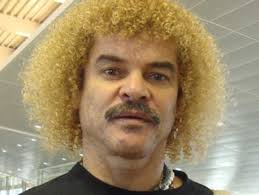
#> input picture week2/images/players/pibe.jpg, 259 x 195 px, found by its file name
$ jupyter execute --allow-errors S2L2_descriptors_binary.ipynb
#> lines starting #> are read from the running program, lines starting #| are printed output that depends on the picture; long printed decimals are rounded
[](https://colab.research.google.com/github/MikeS96/cv_dl/blob/main/week2/S2L2_descriptors_binary.ipynb)

## Image recognition

[cell 1]
from skimage.feature import hog, local_binary_pattern
from skimage.io import imread
from skimage.transform import resize
from skimage.color import rgb2gray

import numpy as np
from matplotlib import pyplot as plt

### Loading image and visualization

[cell 2]
# Loading image
img1 = imread('pibe.jpg')
#> img1 is the input picture: shape (195, 259, 3); mean R, G, B 160, 140.9, 106.1
img1_g = rgb2gray(img1)
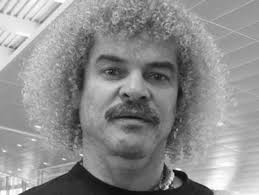
#> img1_g: shape (195, 259) float64; min 0.0179, max 0.998, mean 0.559
# Plotting
plt.subplot(121)
plt.imshow(img1)
plt.axis('off')
plt.subplot(122)
plt.imshow(img1_g, cmap = 'gray', interpolation = 'nearest')
plt.axis('off')
plt.show()

### Processing image

[cell 3]
# resizing image
img1_res = resize(img1, (128, 64))
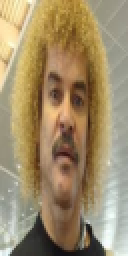
#> img1_res: shape (128, 64, 3) float64 (shown 2 times larger); mean R, G, B 0.628, 0.552, 0.416
plt.imshow(img1_res)
plt.axis('off')
plt.show()

## Computing HoG features and visualization

#> (a cell that did not finish here is left out)

### Using LBP to compute features

[cell 5]
# Computing LBP
lbp_pibe1 = local_binary_pattern(img1_g, 8, 1, method = 'default')
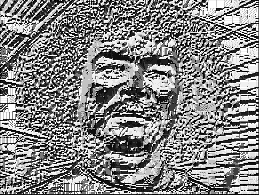
#> lbp_pibe1: shape (195, 259) float64; min 0, max 255, mean 133

# Computing histogram
(hist, _) = np.histogram(lbp_pibe1.ravel(), bins = np.arange(0,11), range = (0, 255))
#> hist = [2103, 1011, 81, 374, 600, 51, 349, 1084, 96, 40]
# Normalizing the histogram
hist = hist.astype('float')
hist /= (hist.sum() + 1e-7)
#> hist = [0.363, 0.175, 0.014, 0.0646, 0.104, 0.00881, 0.0603, 0.187, 0.0166, 0.00691]

# Plotting the Binary map
plt.subplot(121)
plt.imshow(lbp_pibe1, cmap = 'gray', interpolation = 'nearest')
plt.axis('off')
plt.subplot(122)
# Plotting histogram
# Valores entre 0 y 255, Un total de 50 bins
plt.hist(lbp_pibe1.ravel(), bins = np.linspace(0, 255, 50))
plt.axis('off')
plt.show()
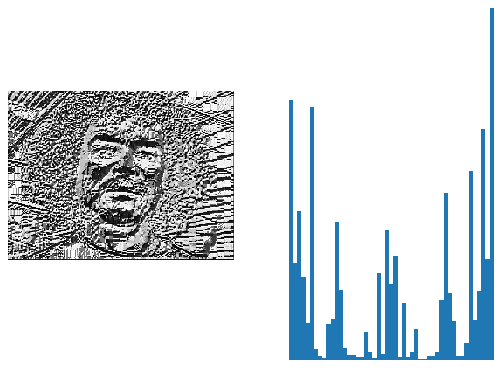
#> figure drawn by matplotlib, 2 panels

## Face recognition

[cell 6]
# Method to compute histogram
def compute_hist(lbp_hist, n_bins: list, range_values: tuple):
  # Plotting histogram
  (hist, _) = np.histogram(lbp_hist.ravel(), bins = n_bins, range = range_values)
  # normalizing the histogram
  hist = hist.astype('float')
  hist /= (hist.sum() + 1e-7)
  return hist

### Loading and showing images

[cell 7]
# Load images
# Loading pibe.jpg
img1 = imread('pibe.jpg')
img1_g = rgb2gray(img1)
# Loading pibe2.jpg
img2 = imread('pibe2.jpg')
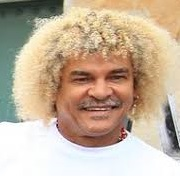
#> input picture week2/images/players/pibe2.jpg, 180 x 179 px, found by its file name
#> img2 is the input picture: shape (179, 180, 3); mean R, G, B 198.4, 178.9, 157.4
img2_g = rgb2gray(img2)
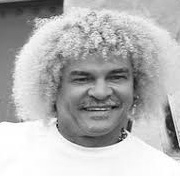
#> img2_g: shape (179, 180) float64; min 0.0308, max 1, mean 0.712
# Loading alvarez.jpg
img3 = imread('alvarez.jpg')
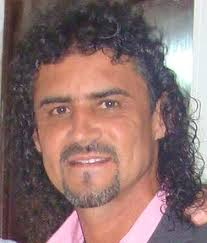
#> input picture week2/images/players/alvarez.jpg, 207 x 243 px, found by its file name
#> img3 is the input picture: shape (243, 207, 3); mean R, G, B 140.1, 112.3, 109.3
img3_g = rgb2gray(img3)
# Loading higuita.jpg
img4 = imread('higuita.jpg')
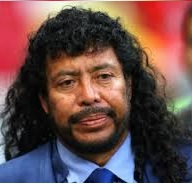
#> input picture week2/images/players/higuita.jpg, 192 x 184 px, found by its file name
#> img4 is the input picture: shape (184, 192, 3); mean R, G, B 103.6, 74.8, 73.6
img4_g = rgb2gray(img4)
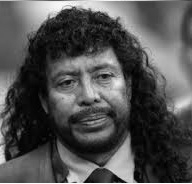
#> img4_g: shape (184, 192) float64; min 0, max 1, mean 0.317

# Plotting images
plt.subplot(141)
plt.imshow(img1_g, cmap = 'gray', interpolation = 'nearest')
plt.axis('off')
plt.subplot(142)
plt.imshow(img2_g, cmap = 'gray', interpolation = 'nearest')
plt.axis('off')
plt.subplot(143)
plt.imshow(img3_g, cmap = 'gray', interpolation = 'nearest')
plt.axis('off')
plt.subplot(144)
plt.imshow(img4_g, cmap = 'gray', interpolation = 'nearest')
plt.axis('off')
plt.show()

### Computing histogram for each image

[cell 8]
norm_hist = []
lbp_list = []
for img_i in [img1_g, img2_g, img3_g, img4_g]:
  # Compute lbp
  lbp_hist = local_binary_pattern(img_i, 8, 1, method = 'default')
  lbp_list.append(lbp_hist)
  # Compute histogram
  curr_hist = compute_hist(lbp_hist, np.arange(0, 11), (0, 255))
  norm_hist.append(curr_hist)
#> this loop made 4 passes
#> hist in compute_hist on passes 1 to 4: [2103, 1011, 81, 374, 600, 51, 349, 1084, 96, 40], [1577, 673, 56, 255, 309, 37, 196, 449, 69, 18], [2056, 609, 84, 327, 1064, 54, 369, 988, 94, 16], [1351, 414, 73, 273, 517, 45, 379, 930, 61, 16]
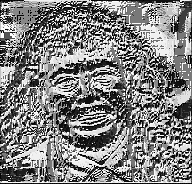
#> lbp_hist: shape (184, 192) float64; min 0, max 255, mean 129.2
#> after the loop, lbp_list = 4 items; norm_hist = 4 items

[cell 9]
# List to map winner to answer (img)
idx2photo = {0: 'pibe.jpg', 1: 'pibe2.jpg', 2: 'alvarez.jpg', 3: 'higuita.jpg'}

### Computing the distance between histograms

[cell 10]
# Use only after Pibe
distancias_list = []
for hist in norm_hist[1:]:
  dst = np.linalg.norm(hist - norm_hist[0])
  distancias_list.append(dst)
#> this loop made 3 passes
#> dst on passes 1 to 3: 0.0976, 0.109, 0.0983
#> after the loop, distancias_list = [0.0976, 0.109, 0.0983]

[cell 11]
# Idx +1 as new list is norm_hist - 1
min_idx, min_val = distancias_list.index(min(distancias_list)) + 1, min(distancias_list)
#> min_idx = 1; min_val = 0.0976

### Printing results

[cell 12]
# Printing results
print('The most similar image to the template {} is {}'.format(idx2photo[0], idx2photo[min_idx]))
#| The most similar image to the template pibe.jpg is pibe2.jpg
print('The distance between the template and the closest image is: {}'.format(min_val))
#| The distance between the template and the closest image is: 0.09763

# Printing winners
# Loading pibe.jpg
imgt = imread(idx2photo[0])
imgt_g = rgb2gray(imgt)
# Loading pibe2.jpg
imgw = imread(idx2photo[min_idx])
imgw_g = rgb2gray(imgw)

# Plotting images
plt.subplot(121)
plt.imshow(imgt_g, cmap = 'gray', interpolation = 'nearest')
plt.axis('off')
plt.subplot(122)
plt.imshow(imgw_g, cmap = 'gray', interpolation = 'nearest')
plt.axis('off')
plt.show()
